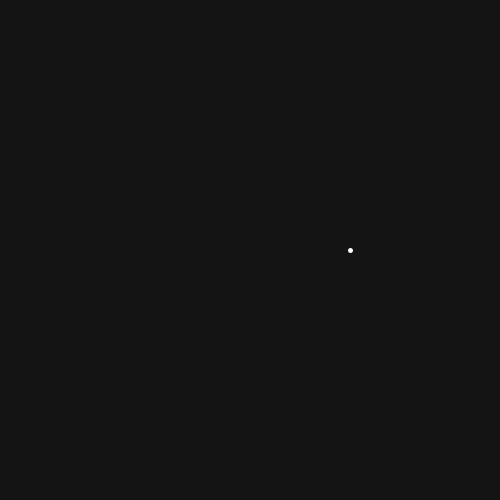
Frame 1 (no input)
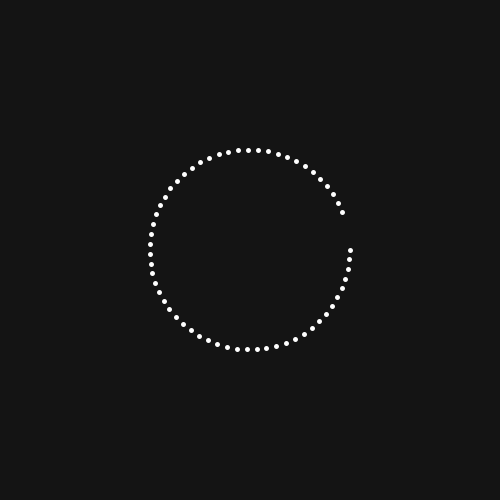
Frame 60 (the mouse pressed at the canvas centre just before this capture)
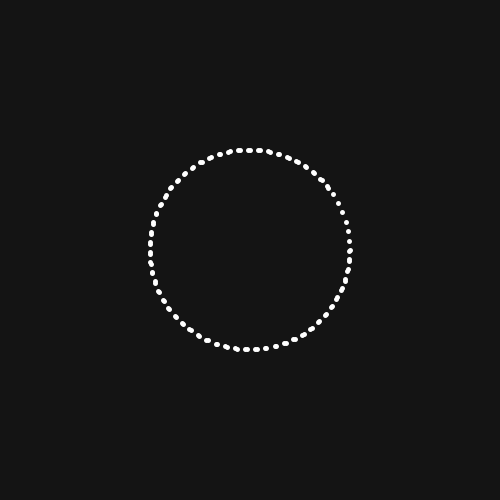
Frame 120 (the mouse held since frame 60 and released just before this capture)

The Processing sketch that drew these frames (run headless with seeded random() and noise(); from frame 60 on, the mouse is pressed at the canvas centre):

// Processing sketch: vintage_paints
// ── vintage_paints.pde
float t;

void setup(){
  size(500, 500);
  background(20);
  stroke(255);
  strokeWeight(5);
}


void draw(){
  translate(width/2, height/2);
  point(x(t), y(t));
  t++;
}

float x(float t){
  return cos(t /10) * 100;
}

float y(float t){
  return sin(t / 10) * 100;
}
